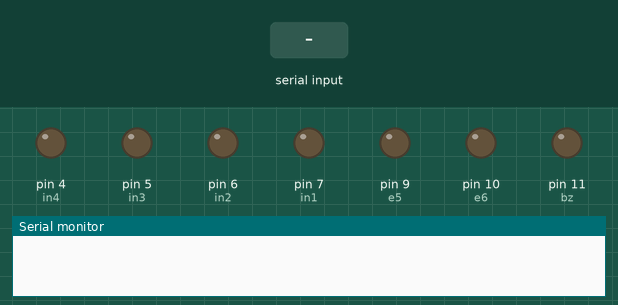
The sketch below on a simulated Arduino Uno, built with avr-gcc and run on an emulated ATmega328P. Shown: output pins drawn as LEDs (lit = HIGH), the last lines printed to the serial monitor. The test bench sets the inputs (shaded band).

Above: at 1.2 s.
1.3 s: "F" received over the second serial link
At 2.1 s:
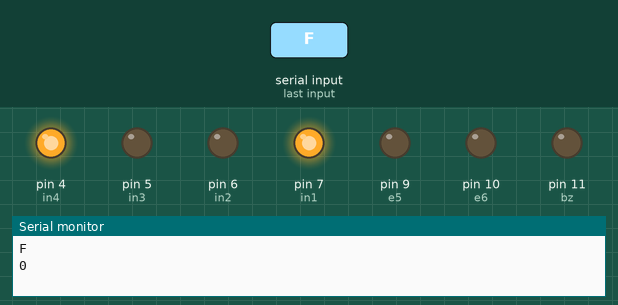
2.9 s: "B" received over the second serial link
At 3.3 s:
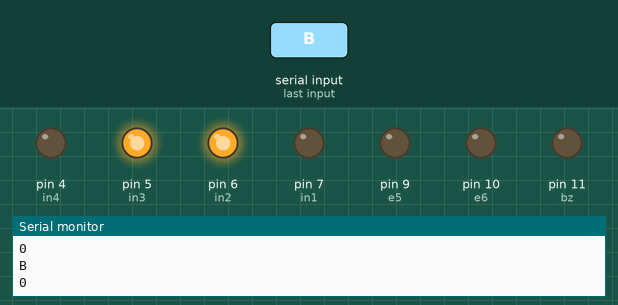
4.5 s: "R" received over the second serial link
At 5.8 s:
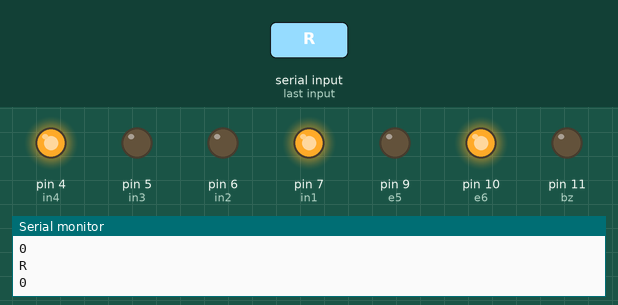
6.1 s: "L" received over the second serial link
At 7.0 s:
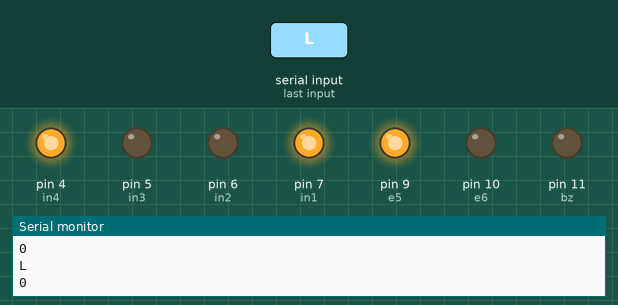
7.7 s: "V" received over the second serial link
At 8.2 s:
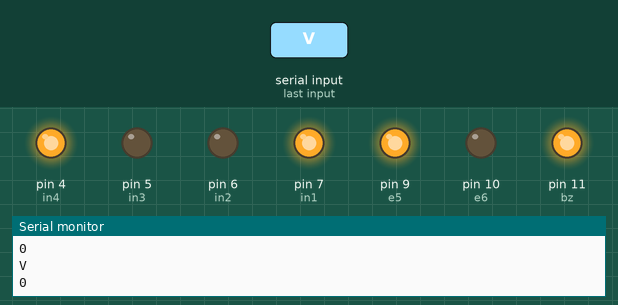
9.8 s: "0" received over the second serial link
At 11.3 s:
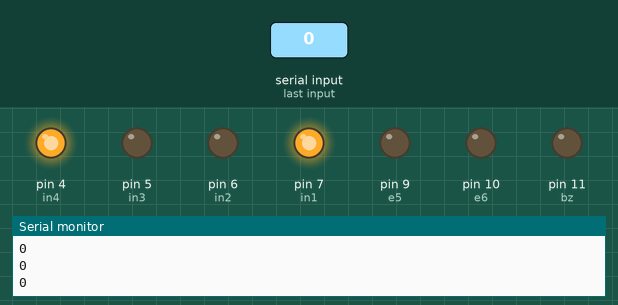
Timing chart, 0 to 12.8 s (numbered marks = the images above; inputs shaded):
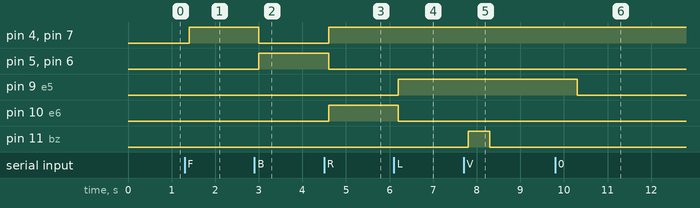

Measured:
- after the input at 1.3 s, pin 4 (in4), pin 7 (in1): LOW → HIGH after 0.10 s
- after the input at 2.9 s, pin 4 (in4), pin 7 (in1): HIGH → LOW after 0.10 s; pin 5 (in3), pin 6 (in2): LOW → HIGH after 0.10 s
- after the input at 4.5 s, pin 4 (in4), pin 7 (in1), pin 10 (e6): LOW → HIGH after 0.10 s; pin 5 (in3), pin 6 (in2): HIGH → LOW after 0.10 s
- after the input at 6.1 s, pin 9 (e5): LOW → HIGH after 0.10 s; pin 10 (e6): HIGH → LOW after 0.10 s
- after the input at 7.7 s, pin 11 (bz): LOW → HIGH after 0.10 s, → LOW 0.50 s later
- after the input at 9.8 s, pin 9 (e5): HIGH → LOW after 0.50 s

The sketch:

Bluetooth_RC_Car.ino
```cpp
#include <SoftwareSerial.h>

SoftwareSerial bt_contact(12,8); //RX,TX pinleri olarak ayarladık

const int in1 = 7;
const int in2 = 6;
const int in3 = 5;
const int in4 = 4;
const int e5 = 9;
const int e6 = 10;

const int bz = 11;
int speed_;


void setup() {

pinMode(in1,OUTPUT);
pinMode(in2,OUTPUT);
pinMode(in3,OUTPUT);
pinMode(in4,OUTPUT);
pinMode(e5,OUTPUT);
pinMode(e6,OUTPUT);
pinMode(bz,OUTPUT);

Serial.begin(9600);
bt_contact.begin(9600);

}


void loop() {


if (bt_contact.available()) {

   char data = bt_contact.read();
  Serial.println(data);
  Serial.println(speed_);

  if (data == '0'){
   speed_ = 0;}

  else if (data == 'q'){
  speed_ = 255;}

  else if (data == '6'){
  speed_ = 155;}


  if (data == 'S') // Duruyor , Stop
  {
     delay(100);
     analogWrite(e5,0);
     analogWrite(e6,0);
     digitalWrite(in1,LOW);
     digitalWrite(in2,LOW);
     digitalWrite(in3,LOW);
     digitalWrite(in4,LOW);
   }


  else if (data == 'F') // İleri , forward
  {
     delay(100);
     analogWrite(e5,speed_);
     analogWrite(e6,speed_);
     digitalWrite(in1,HIGH);
     digitalWrite(in2,LOW);
     digitalWrite(in3,LOW);
     digitalWrite(in4,HIGH);

  }

  else if (data == 'B')  // Geri , Back
  {
     delay(100);
     analogWrite(e5,speed_);
     analogWrite(e6,speed_);
     digitalWrite(in1,LOW);
     digitalWrite(in2,HIGH);
     digitalWrite(in3,HIGH);
     digitalWrite(in4,LOW);
  }

  else if (data == 'R') // Sağ , Right
  {
     delay(100);
     analogWrite(e5,0);
     analogWrite(e6,255);
     digitalWrite(in1,HIGH);
     digitalWrite(in2,LOW);
     digitalWrite(in3,LOW);
     digitalWrite(in4,HIGH);
  }

  else if (data == 'L')  // Sol , Left
  {
     delay(100);
     analogWrite(e5,255);
     analogWrite(e6,0);
     digitalWrite(in1,HIGH);
     digitalWrite(in2,LOW);
     digitalWrite(in3,LOW);
     digitalWrite(in4,HIGH);

  }

  else if (data == 'V') // Korna , Horn
    {
      delay(100);
      digitalWrite(bz,HIGH);
      delay(500);
      digitalWrite(bz,LOW);
    }

  else
  {
    delay(500);
    analogWrite(e5,0);
    analogWrite(e6,0);
  }


 }

}
```
